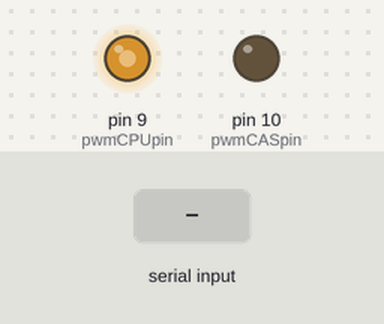
This sketch was run on a simulated Arduino Uno, built with avr-gcc and run on an emulated ATmega328P. Parts: output pins drawn as LEDs (lit = HIGH). The test bench sets the inputs (shaded band).

Above: at 1.2 s.
1.3 s: "90,45\n" received over Serial
At 3.6 s:
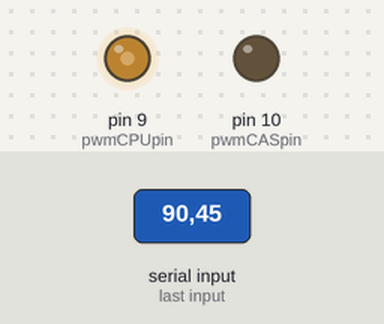
Timing chart, 0 to 5.1 s (numbered marks = the images above; inputs shaded):
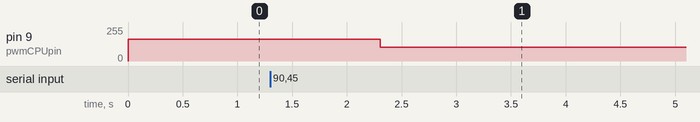

Measured:
- after the input at 1.3 s, pin 9 (pwmCPUpin): 162/255 → 105/255 after 1.0 s

The sketch:

Code_for_Arduino_no_Display_Handmade_.ino
```cpp
const int pwmCPUpin = 9;
const int pwmCASpin = 10;

int pwmCPUout = 0;
int pwmCASout = 0;
int tempsts = 0;
int CASrest = 133;
int CPUrest = 105;

void setup() {
  Serial.begin(9600);
  TCCR1B = (TCCR1B & 0b11111000) | 0x01; // Enable 31 khz PWM output. Only for pins 9 & 10
  analogWrite(pwmCPUpin, 162); // 50% CPU fan speed in boot
  analogWrite(pwmCASpin, 0); // 20% CASe fan speed in boot
}

void loop() {
  if (Serial.available() > 0) {
    String pwmCPU = Serial.readStringUntil('\n');
    String pwmCAS = Serial.readStringUntil('\n');
    sscanf(pwmCPU.c_str(), "pwmCPU = %d", &pwmCPUout);
    sscanf(pwmCAS.c_str(), "pwmCAS = %d", &pwmCASout);
    if (pwmCPUout >= 105) {
      analogWrite(pwmCPUpin, pwmCPUout);
    } else {
      analogWrite(pwmCPUpin, CPUrest);
    }
    if (pwmCASout >= 133) {
      analogWrite(pwmCASpin, pwmCASout);
      tempsts = 1;
    } else if (pwmCASout <= 51) {
      analogWrite(pwmCASpin, 0);
      tempsts = 0;
    } else if (pwmCASout >= 52 <= 132 && tempsts == 1) {
      analogWrite(pwmCASpin, CASrest);
    }
  }
}
```
